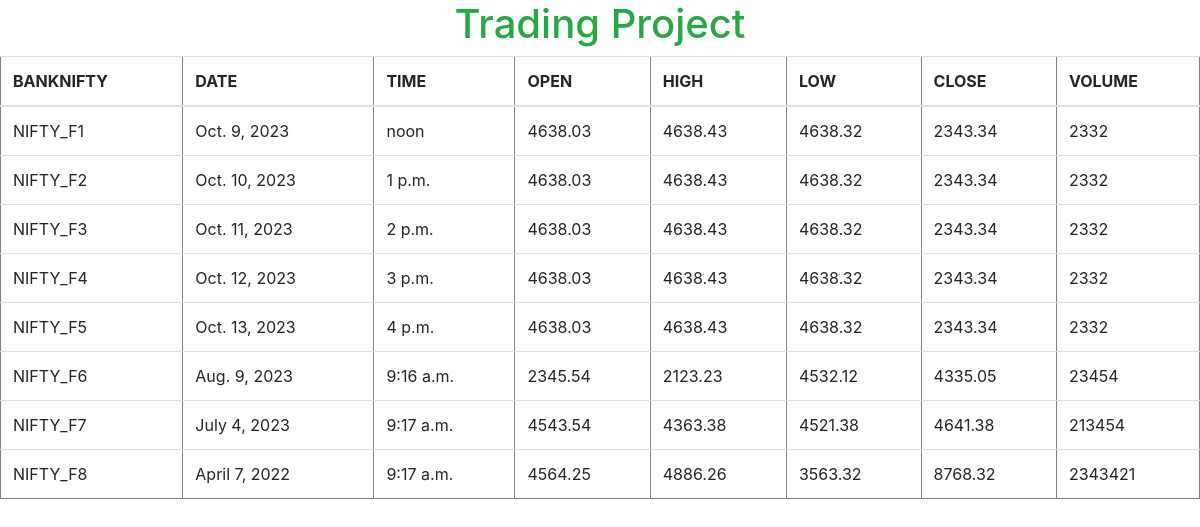
The page / on the database its author committed.
### mainapp/models.py (models this page shows)
class Nifty(models.Model):
    BANKNIFTY = models.CharField("BANKNIFTY",max_length=(255))
    DATE = models.DateField("DATE")
    TIME = models.TimeField("TIME")
    OPEN = models.DecimalField("OPEN",max_digits=6,decimal_places=2)
    HIGH = models.DecimalField("HIGH",max_digits=6,decimal_places=2)
    LOW = models.DecimalField("LOW",max_digits=6,decimal_places=2)
    CLOSE = models.DecimalField("CLOSE",max_digits=6,decimal_places=2)
    VOLUME = models.BigIntegerField("VOLUME")
    def __str__ (self):
        return self.BANKNIFTY

### mainapp/views.py (the view)
# urls.py: path("",index),
def index(request):
    nifty = Nifty.objects.all()
    print(nifty)
    return render(request,'mainapp/index.html',{'nifty':nifty})

### mainapp/templates/mainapp/index.html (shortened to what this page needs)
{% extends 'mainapp/master.html' %}
{% block body %}
<table class="table" border="solid">
    <thead>
      <tr>
        <th scope="col">BANKNIFTY</th>
        <th scope="col">DATE</th>
        <th scope="col">TIME</th>
        <th scope="col">OPEN</th>
        <th scope="col">HIGH</th>
        <th scope="col">LOW</th>
        <th scope="col">CLOSE</th>
        <th scope="col">VOLUME</th>
      </tr>
    </thead>
    <tbody>
        {% for n in nifty %}
        <tr>
            <td>{{n.BANKNIFTY}}</td>
            <td>{{n.DATE}}</td>
            <td>{{n.TIME}}</td>
            <td>{{n.OPEN}}</td>
            <td>{{n.HIGH}}</td>
            <td>{{n.LOW}}</td>
            <td>{{n.CLOSE}}</td>
            <td>{{n.VOLUME}}</td>
          </tr>
          {% endfor %}
    </tbody>
</table>
{% endblock %}

### mainapp/templates/mainapp/master.html (shortened to what this page needs)
<!doctype html>
<html lang="en">
  <head>
    <link rel="stylesheet" href="https://cdn.jsdelivr.net/npm/bootstrap@4.0.0/dist/css/bootstrap.min.css">
  </head>
  <body>
    <h1 class="text-success text-center">Trading Project</h1>
      {% block body %}
        {% endblock %}
  </body>
</html>

### rows shown on the page
Nifty: BANKNIFTY "NIFTY_F1", DATE "Oct. 9, 2023", TIME "noon", OPEN "4638.03", HIGH "4638.43", LOW "4638.32", CLOSE "2343.34", VOLUME "2332"
Nifty: BANKNIFTY "NIFTY_F2", DATE "Oct. 10, 2023", TIME "1 p.m.", OPEN "4638.03", HIGH "4638.43", LOW "4638.32", CLOSE "2343.34", VOLUME "2332"
Nifty: BANKNIFTY "NIFTY_F3", DATE "Oct. 11, 2023", TIME "2 p.m.", OPEN "4638.03", HIGH "4638.43", LOW "4638.32", CLOSE "2343.34", VOLUME "2332"
Nifty: BANKNIFTY "NIFTY_F4", DATE "Oct. 12, 2023", TIME "3 p.m.", OPEN "4638.03", HIGH "4638.43", LOW "4638.32", CLOSE "2343.34", VOLUME "2332"
Nifty: BANKNIFTY "NIFTY_F5", DATE "Oct. 13, 2023", TIME "4 p.m.", OPEN "4638.03", HIGH "4638.43", LOW "4638.32", CLOSE "2343.34", VOLUME "2332"
Nifty: BANKNIFTY "NIFTY_F6", DATE "Aug. 9, 2023", TIME "9:16 a.m.", OPEN "2345.54", HIGH "2123.23", LOW "4532.12", CLOSE "4335.05", VOLUME "23454"
Nifty: BANKNIFTY "NIFTY_F7", DATE "July 4, 2023", TIME "9:17 a.m.", OPEN "4543.54", HIGH "4363.38", LOW "4521.38", CLOSE "4641.38", VOLUME "213454"
Nifty: BANKNIFTY "NIFTY_F8", DATE "April 7, 2022", TIME "9:17 a.m.", OPEN "4564.25", HIGH "4886.26", LOW "3563.32", CLOSE "8768.32", VOLUME "2343421"
